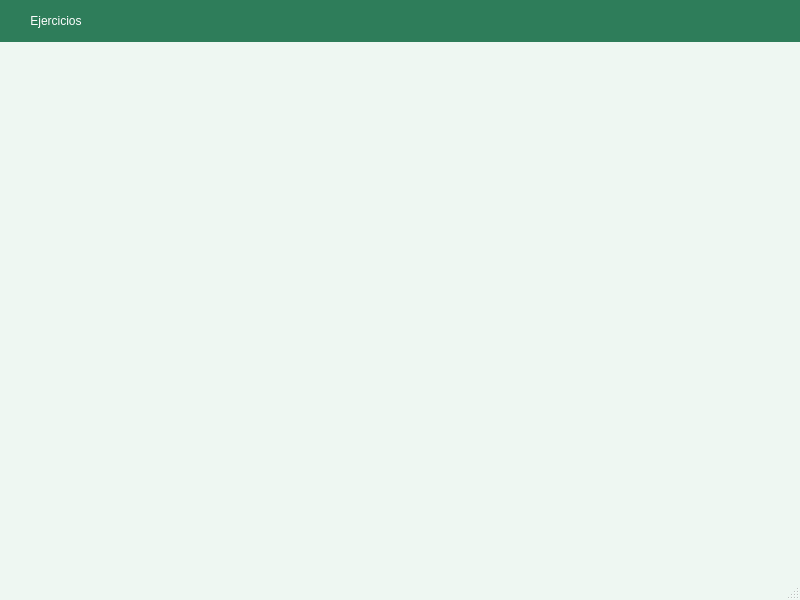
<?xml version="1.0" encoding="UTF-8"?>
<ui version="4.0">
 <class>MainWindow</class>
 <widget class="QMainWindow" name="MainWindow">
  <property name="geometry">
   <rect>
    <x>0</x>
    <y>0</y>
    <width>800</width>
    <height>600</height>
   </rect>
  </property>
  <property name="windowTitle">
   <string>App Ejercicios</string>
  </property>
  <property name="styleSheet">
   <string notr="true">/* ====== GLOBAL ====== */
QMainWindow {
    background-color: #eef7f2;
    font-size: 18pt;
    font-family: &quot;Segoe UI&quot;, &quot;Roboto&quot;, sans-serif;
    color: #1f2d2a;
}

/* ====== MENU BAR ====== */
QMenuBar {
    background-color: #2e7d5a;
    color: #ffffff;
    padding: 6px;
    spacing: 10px;
    border: none;
}

QMenuBar::item {
    background: transparent;
    padding: 8px 14px;
    border-radius: 6px;
}

QMenuBar::item:selected {
    background-color: #3fa37a;
}

QMenuBar::item:pressed {
    background-color: #2a8c68;
}

/* ====== MENUS ====== */
QMenu {
    background-color: #ffffff;
    border: 1px solid #cde8dc;
    border-radius: 8px;
    padding: 6px;
}

QMenu::item {
    padding: 10px 20px;
    border-radius: 6px;
    background-color: transparent;
}

QMenu::item:selected {
    background-color: #d4f5e9;
    color: #1f2d2a;
}

QMenu::item:disabled {
    color: #9bb8ae;
}

/* ====== ACTIONS (indirect styling via menu items) ====== */
QMenu::separator {
    height: 1px;
    background: #cde8dc;
    margin: 6px 10px;
}

/* ====== OPTIONAL: TOOLTIP ====== */
QToolTip {
    background-color: #2e7d5a;
    color: #ffffff;
    border: none;
    padding: 6px;
    border-radius: 6px;
    font-size: 16pt;
}</string>
  </property>
  <widget class="QWidget" name="centralwidget"/>
  <widget class="QMenuBar" name="menubar">
   <property name="geometry">
    <rect>
     <x>0</x>
     <y>0</y>
     <width>800</width>
     <height>44</height>
    </rect>
   </property>
   <widget class="QMenu" name="menuEjercicios">
    <property name="title">
     <string>Ejercicios</string>
    </property>
    <addaction name="actionCalculadora"/>
    <addaction name="separator"/>
    <addaction name="actionSalir"/>
   </widget>
   <addaction name="menuEjercicios"/>
  </widget>
  <widget class="QStatusBar" name="statusbar"/>
  <action name="actionCalculadora">
   <property name="text">
    <string>Calculadora</string>
   </property>
  </action>
  <action name="actionSalir">
   <property name="text">
    <string>Salir</string>
   </property>
  </action>
 </widget>
 <resources/>
 <connections/>
</ui>
